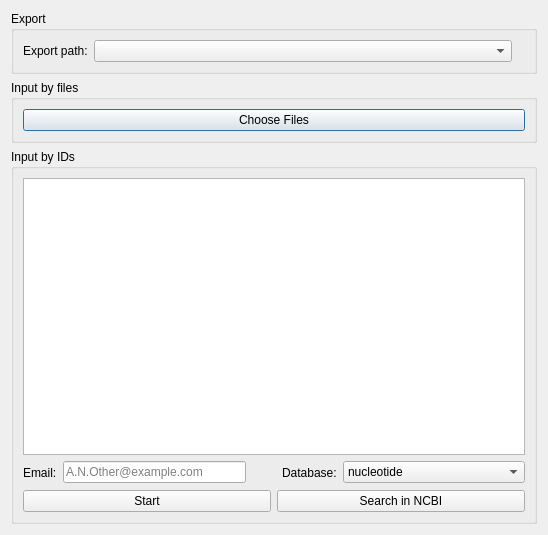
<?xml version="1.0" encoding="UTF-8"?>
<ui version="4.0">
 <class>addFile</class>
 <widget class="QDialog" name="addFile">
  <property name="geometry">
   <rect>
    <x>0</x>
    <y>0</y>
    <width>548</width>
    <height>535</height>
   </rect>
  </property>
  <property name="windowTitle">
   <string>Input</string>
  </property>
  <layout class="QVBoxLayout" name="verticalLayout_2">
   <item>
    <widget class="QGroupBox" name="groupBox_3">
     <property name="title">
      <string>Export</string>
     </property>
     <layout class="QHBoxLayout" name="horizontalLayout_2">
      <item>
       <widget class="QLabel" name="label_2">
        <property name="text">
         <string>Export path:</string>
        </property>
       </widget>
      </item>
      <item>
       <widget class="QComboBox" name="comboBox">
        <property name="sizePolicy">
         <sizepolicy hsizetype="Expanding" vsizetype="Fixed">
          <horstretch>0</horstretch>
          <verstretch>0</verstretch>
         </sizepolicy>
        </property>
       </widget>
      </item>
      <item>
       <widget class="ClickedLableGif" name="label_3">
        <property name="toolTip">
         <string>Brief example</string>
        </property>
        <property name="text">
         <string/>
        </property>
       </widget>
      </item>
     </layout>
    </widget>
   </item>
   <item>
    <widget class="QGroupBox" name="groupBox">
     <property name="title">
      <string>Input by files</string>
     </property>
     <property name="checkable">
      <bool>false</bool>
     </property>
     <property name="checked">
      <bool>false</bool>
     </property>
     <layout class="QGridLayout" name="gridLayout">
      <item row="0" column="0">
       <widget class="QPushButton" name="pushButton">
        <property name="text">
         <string>Choose Files</string>
        </property>
        <property name="icon">
         <iconset resource="../myRes.qrc">
          <normaloff>:/picture/resourses/Open_folder_add_512px_1186192_easyicon.net.png</normaloff>:/picture/resourses/Open_folder_add_512px_1186192_easyicon.net.png</iconset>
        </property>
        <property name="iconSize">
         <size>
          <width>16</width>
          <height>18</height>
         </size>
        </property>
       </widget>
      </item>
     </layout>
    </widget>
   </item>
   <item>
    <widget class="QGroupBox" name="groupBox_2">
     <property name="enabled">
      <bool>true</bool>
     </property>
     <property name="title">
      <string>Input by IDs</string>
     </property>
     <property name="flat">
      <bool>false</bool>
     </property>
     <property name="checkable">
      <bool>false</bool>
     </property>
     <property name="checked">
      <bool>false</bool>
     </property>
     <layout class="QVBoxLayout" name="verticalLayout">
      <item>
       <widget class="QPlainTextEdit" name="plainTextEdit">
        <property name="enabled">
         <bool>true</bool>
        </property>
        <property name="cursor" stdset="0">
         <cursorShape>IBeamCursor</cursorShape>
        </property>
        <property name="mouseTracking">
         <bool>true</bool>
        </property>
        <property name="focusPolicy">
         <enum>Qt::ClickFocus</enum>
        </property>
        <property name="toolTip">
         <string>&lt;html&gt;&lt;head/&gt;&lt;body&gt;&lt;p&gt;
&lt;pre style=&quot; font-size:12pt;&quot;&gt;
One id per line, for example:
KX289585
MF187611
GU130252
GU130251
EF643519
&lt;/pre&gt;
&lt;/p&gt;&lt;/body&gt;&lt;/html&gt;</string>
        </property>
        <property name="placeholderText">
         <string/>
        </property>
       </widget>
      </item>
      <item>
       <layout class="QHBoxLayout" name="horizontalLayout">
        <item>
         <widget class="QLabel" name="label">
          <property name="text">
           <string>Email:</string>
          </property>
         </widget>
        </item>
        <item>
         <widget class="QLineEdit" name="lineEdit">
          <property name="placeholderText">
           <string>A.N.Other@example.com</string>
          </property>
         </widget>
        </item>
        <item>
         <widget class="QToolButton" name="toolButton">
          <property name="text">
           <string/>
          </property>
          <property name="icon">
           <iconset resource="../myRes.qrc">
            <normaloff>:/picture/resourses/Question-mark.png</normaloff>:/picture/resourses/Question-mark.png</iconset>
          </property>
          <property name="autoRaise">
           <bool>true</bool>
          </property>
         </widget>
        </item>
        <item>
         <widget class="QLabel" name="label_4">
          <property name="text">
           <string>Database:</string>
          </property>
         </widget>
        </item>
        <item>
         <widget class="QComboBox" name="comboBox_2">
          <property name="sizePolicy">
           <sizepolicy hsizetype="Expanding" vsizetype="Fixed">
            <horstretch>0</horstretch>
            <verstretch>0</verstretch>
           </sizepolicy>
          </property>
          <item>
           <property name="text">
            <string>nucleotide</string>
           </property>
          </item>
          <item>
           <property name="text">
            <string>protein</string>
           </property>
          </item>
         </widget>
        </item>
       </layout>
      </item>
      <item>
       <layout class="QHBoxLayout" name="horizontalLayout_3">
        <item>
         <widget class="QPushButton" name="pushButton_2">
          <property name="text">
           <string>Start</string>
          </property>
          <property name="icon">
           <iconset resource="../myRes.qrc">
            <normaloff>:/picture/resourses/if_start_60207.png</normaloff>:/picture/resourses/if_start_60207.png</iconset>
          </property>
         </widget>
        </item>
        <item>
         <widget class="QPushButton" name="pushButton_8">
          <property name="text">
           <string>Search in NCBI</string>
          </property>
          <property name="icon">
           <iconset resource="../myRes.qrc">
            <normaloff>:/picture/resourses/NCBI-logo-2.png</normaloff>:/picture/resourses/NCBI-logo-2.png</iconset>
          </property>
         </widget>
        </item>
       </layout>
      </item>
     </layout>
    </widget>
   </item>
  </layout>
 </widget>
 <customwidgets>
  <customwidget>
   <class>ClickedLableGif</class>
   <extends>QLabel</extends>
   <header>src.CustomWidget.h</header>
  </customwidget>
 </customwidgets>
 <resources>
  <include location="../myRes.qrc"/>
 </resources>
 <connections>
  <connection>
   <sender>groupBox_2</sender>
   <signal>toggled(bool)</signal>
   <receiver>groupBox</receiver>
   <slot>setEnabled(bool)</slot>
   <hints>
    <hint type="sourcelabel">
     <x>131</x>
     <y>79</y>
    </hint>
    <hint type="destinationlabel">
     <x>130</x>
     <y>19</y>
    </hint>
   </hints>
  </connection>
  <connection>
   <sender>groupBox</sender>
   <signal>toggled(bool)</signal>
   <receiver>groupBox_2</receiver>
   <slot>setEnabled(bool)</slot>
   <hints>
    <hint type="sourcelabel">
     <x>171</x>
     <y>15</y>
    </hint>
    <hint type="destinationlabel">
     <x>219</x>
     <y>93</y>
    </hint>
   </hints>
  </connection>
 </connections>
</ui>
